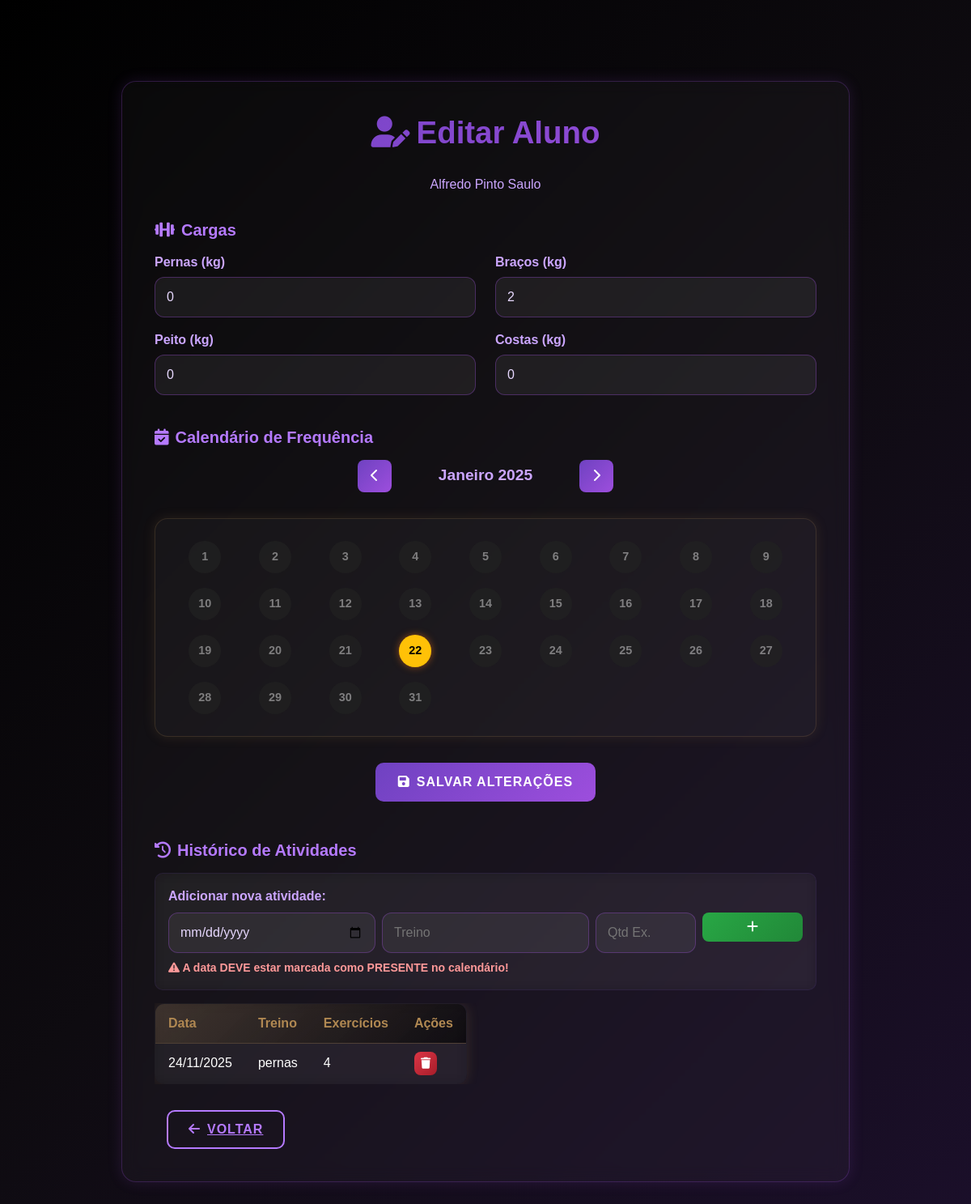
/editar_aluno/26/ (signed in), run on an earlier commit of the app's database.
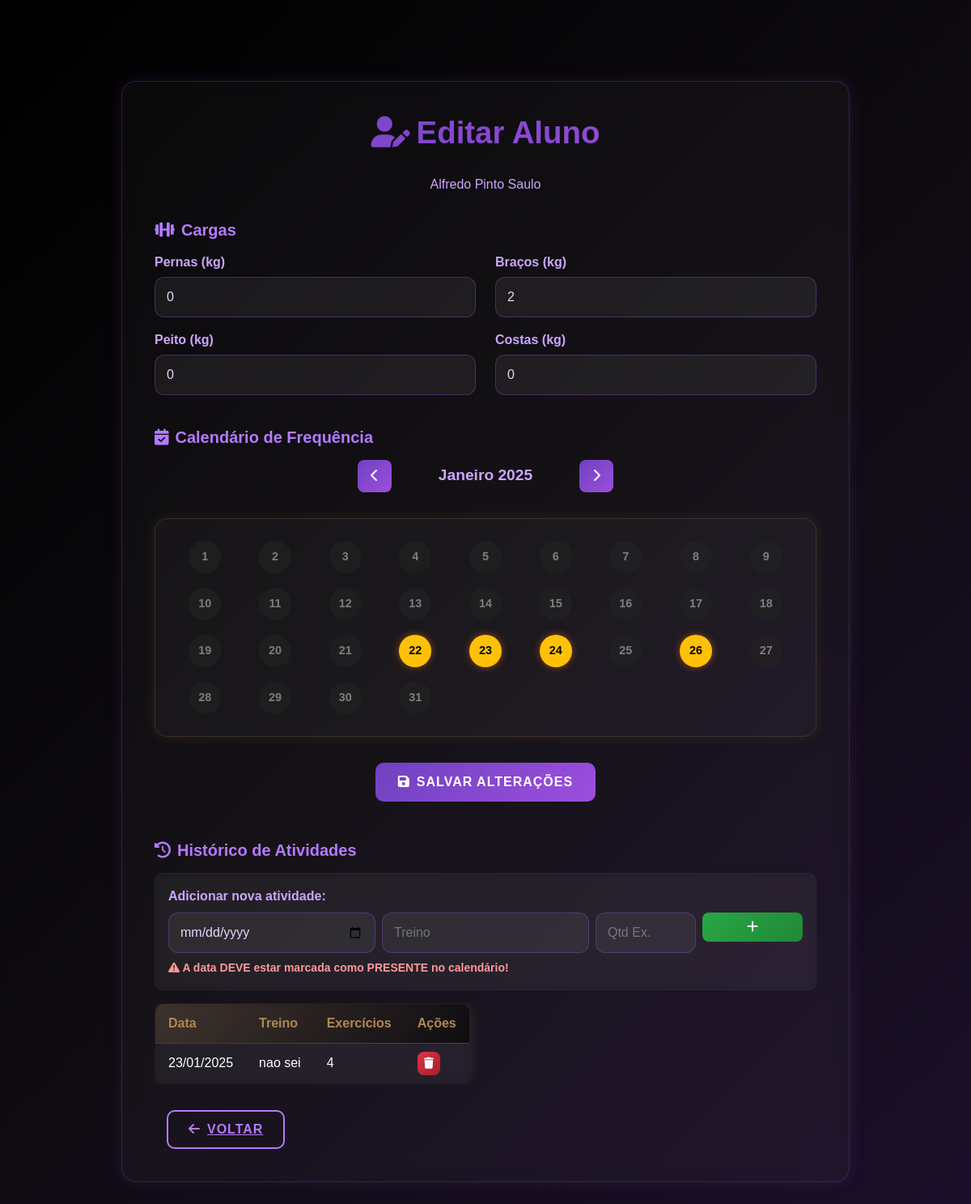
And on a later commit of the database.
### cadastro/models.py (models this page shows, shortened)
class HistoricoAtividades(models.Model):
    usuario = models.ForeignKey(Usuario, on_delete=models.CASCADE)
    data = models.DateField()
    Treino = models.TextField()
    qtdexercicios = models.CharField(max_length=20)

### TelaProf/views.py (the view, shortened to what this page needs)
# urls.py: path('editar_aluno/<int:aluno_id>/', views.editar_aluno, name='editar_aluno'),
@login_required
def editar_aluno(request, aluno_id):
    aluno = get_object_or_404(Usuario, id=aluno_id)
    calendario = CalendarioFrequencia.objects.filter(usuario=aluno).order_by('-data')
    historico = HistoricoAtividades.objects.filter(usuario=aluno).order_by('-data')
    cargas, _ = Cargas.objects.get_or_create(usuario=aluno)
    mes = int(request.GET.get('mes', datetime.now().month))
    ano = int(request.GET.get('ano', datetime.now().year))
    return render(request, 'editar_aluno.html', {
        'aluno': aluno,
        'calendario': calendario,
        'historico': historico,
        'cargas': cargas,
        'mes': mes,
        'ano': ano,
    })

### TelaProf/templates/editar_aluno.html (shortened to what the changed rows need)
{% load static %}
<!DOCTYPE html>
<html lang="pt-BR">
<head>
    <link href="{% static 'css/bootstrap.min.css' %}" rel="stylesheet">
    <link href="{% static 'css/estilo.css' %}" rel="stylesheet">
    <link rel="stylesheet" href="https://cdnjs.cloudflare.com/ajax/libs/font-awesome/6.0.0/css/all.min.css">
</head>
<body class="app-bg">
<div class="container" style="padding-top:100px; padding-bottom:60px;">
    <div class="config-form-container" style="max-width:900px;">
        <h2 class="config-title">
            <i class="fas fa-user-edit me-2"></i>Editar Aluno
        </h2>
        <form method="POST" id="formPrincipal">
            <div class="mb-4">
                <h5 style="color:#b57aff;font-weight:700;margin-bottom:1rem;">
                    <i class="fas fa-calendar-check me-2"></i>Calendário de Frequência
                </h5>
                <div class="month-selector">
                    <button type="button" onclick="changeMonth(-1)">
                    </button>
                    <span id="currentMonthYear"></span>
                    <button type="button" onclick="changeMonth(1)">
                    </button>
                </div>
                <div id="calendar-container" class="calendar-container"></div>
            </div>
        </form>
        {% if historico %}
        <div class="table-responsive">
            <table class="table-frequencia">
                <thead>
                <tr>
                    <th>Data</th>
                    <th>Treino</th>
                    <th>Exercícios</th>
                    <th>Ações</th>
                </tr>
                </thead>
                <tbody>
                {% for hist in historico %}
                <tr>
                    <td>{{ hist.data|date:"d/m/Y" }}</td>
                    <td>{{ hist.Treino }}</td>
                    <td>{{ hist.qtdexercicios }}</td>
                    <td>
                        <form method="POST">
                            <button type="submit"
                                    class="btn btn-danger btn-sm"
                                    onclick="return confirm('Deseja remover este histórico?')">
                                <i class="fas fa-trash"></i>
                            </button>
                        </form>
                    </td>
                </tr>
                {% endfor %}
                </tbody>
            </table>
        </div>
        {% else %}
            <p style="color:#bbb;text-align:center;padding:1rem;">Nenhum histórico registrado.</p>
        {% endif %}
    </div>
</div>
</body>
</html>

What changed in the data, as far as the page shows it:
removed HistoricoAtividades: data "24/11/2025", Treino "pernas", qtdexercicios "4"
added HistoricoAtividades: data "23/01/2025", Treino "nao sei", qtdexercicios "4"
